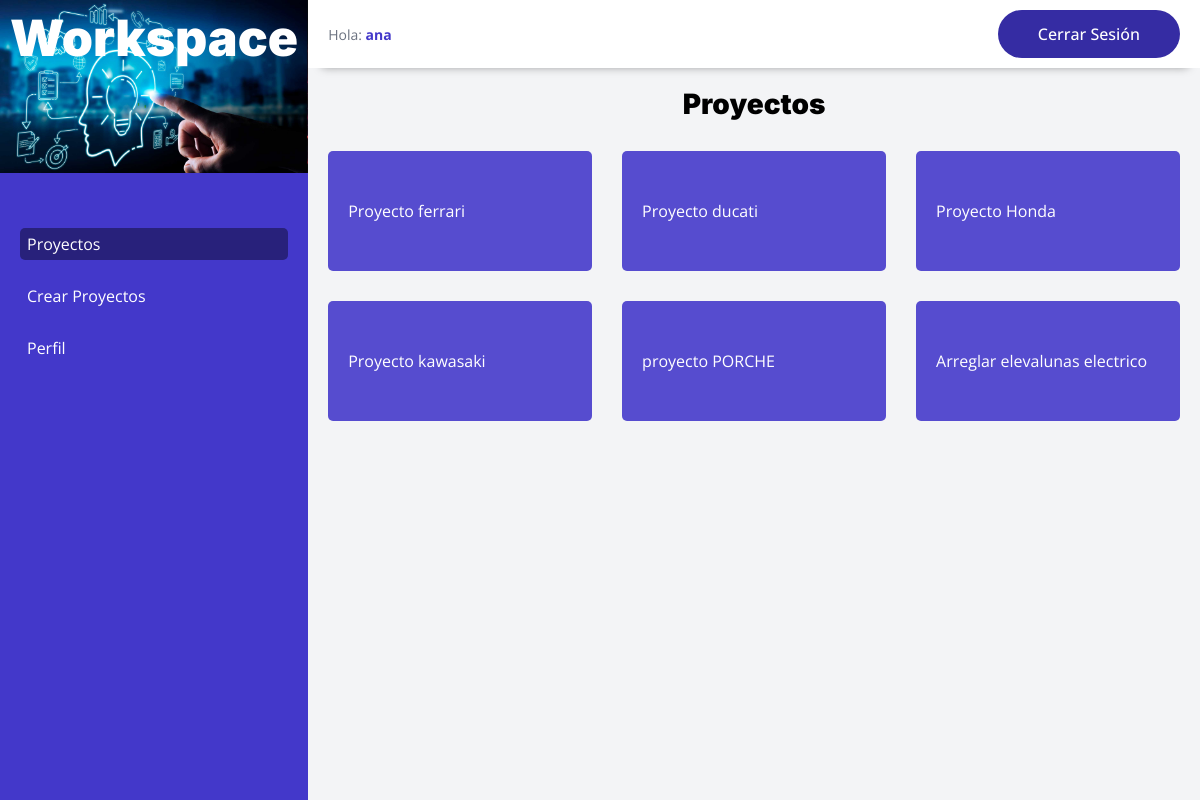
The app's page /dashboard (signed in) with its own data.
### tables this page shows
CREATE TABLE `proyectos` (
  `id` int NOT NULL AUTO_INCREMENT,
  `propietarioId` int DEFAULT NULL,
  `url` varchar(32) DEFAULT NULL,
  `proyecto` varchar(60) DEFAULT NULL,
  PRIMARY KEY (`id`),
  KEY `propietarioId` (`propietarioId`),
  CONSTRAINT `proyectos_ibfk_1` FOREIGN KEY (`propietarioId`) REFERENCES `usuarios` (`id`)
);

### controllers/DashboardController.php (called while the page is built, shortened)
<?php
class DashboardController{
    public static function index(Router $router){
        $id = $_SESSION['id'];
        $proyectos = Proyecto::belongsTo('propietarioID',$id);
        $router->render('dashboard/index',[
            'titulo' => 'Proyectos',
            'proyectos' => $proyectos
        ]);
    }
}

### public/index.php (called while the page is built, shortened)
<?php
$router = new Router();
$router->get('/',[LoginController::class,'login']);
$router->post('/',[LoginController::class,'login']);
$router->get('/logout',[LoginController::class,'logout']);
$router->get('/crear',[LoginController::class,'crear']);
$router->post('/crear',[LoginController::class,'crear']);
$router->get('/olvide',[LoginController::class,'olvide']);
$router->post('/olvide',[LoginController::class,'olvide']);
$router->get('/reestablecer',[LoginController::class,'reestablecer']);
$router->post('/reestablecer',[LoginController::class,'reestablecer']);
$router->get('/mensaje',[LoginController::class,'mensaje']);
$router->get('/confirmar',[LoginController::class,'confirmar']);
$router->get('/dashboard',[DashboardController::class,'index']);
$router->get('/crear-proyecto',[DashboardController::class,'crear_proyecto']);
$router->post('/crear-proyecto',[DashboardController::class,'crear_proyecto']);
$router->get('/proyecto',[DashboardController::class,'proyecto']);
$router->get('/perfil',[DashboardController::class,'perfil']);
$router->post('/perfil',[DashboardController::class,'perfil']);
$router->get('/cambiar-password',[DashboardController::class,'cambiar_password']);
$router->post('/cambiar-password',[DashboardController::class,'cambiar_password']);
$router->get('/api/tarea',[TareaController::class,'index']);
$router->post('/api/tarea',[TareaController::class,'crear']);
$router->post('/api/tarea/actualizar',[TareaController::class,'actualizar']);
$router->post('/api/tarea/eliminar',[TareaController::class,'eliminar']);
$router->comprobarRutas();

### models/ActiveRecord.php (called while the page is built, shortened)
<?php
class ActiveRecord {
    protected static $db;
    protected static $tabla = '';
    public static function setDB($database) {
        self::$db = $database;
    }
    public static function belongsTo($columna, $valor) {
        $query = "SELECT * FROM " . static::$tabla . " WHERE {$columna} = '{$valor}'";
        $resultado = self::consultarSQL($query);
        $objetos = [];
    if (!empty($resultado)) {
        foreach ($resultado as $registro) {
            $objeto = new static;
            $objeto->sincronizar($registro);
            $objetos[] = $objeto;
        }
    }
    return $objetos;
    }
    public static function consultarSQL($query) {
        $resultado = self::$db->query($query);
        $array = [];
        while($registro = $resultado->fetch_assoc()) {
            $array[] = static::crearObjeto($registro);
        }
        return $array;
    }
    protected static function crearObjeto($registro) {
        $objeto = new static;
        foreach($registro as $key => $value ) {
            if(property_exists( $objeto, $key  )) {
                $objeto->$key = $value;
            }
        }
        return $objeto;
    }
}

### views/dashboard/index.php (the view)
<?php include_once __DIR__ . '/header-dashboard.php' ?>
<?php if (count($proyectos) === 0) { ?>
   <p class="no-proyectos">No hay proyectos aun <a href="<?php echo BASE_URL. 'crear-proyecto';?>">Comienza creando uno</a></p>
<?php } else {  ?>
<ul class="listado-proyectos">
<?php foreach($proyectos as $proyecto){ ?>
    <li class="proyecto">
    <a href="<?php echo BASE_URL . 'proyecto?id=' . $proyecto->url; ?>">
            <?php echo $proyecto->proyecto ?>
        </a>
    </li>
    <?php }?>
</ul>
    <?php }?>
<?php include_once __DIR__ . '/footer-dashboard.php' ?>

### views/dashboard/header-dashboard.php
<div class="dashboard">
    <?php include_once __DIR__ . '/../templates/sidebar.php' ?>
    <div class="principal">
        <?php include_once __DIR__ . '/../templates/barra.php' ?>
        <div class="contenido">
            <h2 class="nombre-pagina"><?php echo $titulo;?></h2>

### views/templates/sidebar.php (shortened to what this page needs)
<aside class="sidebar">
<div class="contenedor-sidebar">
<h2>Workspace</h2>
</div>
<div class="sidebar-nav">
    <a class= "<?php echo ($titulo === 'Proyectos') ? 'activo' : ''; ?>" href="<?= BASE_URL.'dashboard' ?>">Proyectos</a>
    <a class= "<?php echo ($titulo === 'Crear Proyectos') ? 'activo' : ''; ?>" href="<?= BASE_URL.'crear-proyecto' ?>">Crear Proyectos</a>
    <a class= "<?php echo ($titulo === 'Perfil') ? 'activo' : ''; ?>" href="<?= BASE_URL.'perfil' ?>">Perfil</a>
</div>
</aside>

### views/templates/barra.php (shortened to what this page needs)
<div class="barra">
    <p>Hola:
        <span><?php echo $_SESSION['nombre']; ?></span>
    </p>
    <a  class='cerrar-sesion' href="<?= BASE_URL.'logout' ?>">Cerrar Sesión</a>
</div>

### views/dashboard/footer-dashboard.php (shortened to what this page needs)
</div>
</div>
</div>

### Router.php (shortened to what this page needs)
<?php
class Router
{
    public array $getRoutes = [];
    public array $postRoutes = [];
    public function get($url, $fn)
    {
        $this->getRoutes[$url] = $fn;
    }
    public function post($url, $fn)
    {
        $this->postRoutes[$url] = $fn;
    }
    public function comprobarRutas()
    {
        $currentUrl = $_SERVER['PATH_INFO'] ?? '/';
        $method = $_SERVER['REQUEST_METHOD'];
        if ($method === 'GET') {
            $fn = $this->getRoutes[$currentUrl] ?? null;
        } else {
            $fn = $this->postRoutes[$currentUrl] ?? null;
        }
        if ( $fn ) {
            call_user_func($fn, $this);
        } else {
            echo "Página No Encontrada o Ruta no válida";
        }
    }
    public function render($view, $datos = [])
    {
        include_once __DIR__ . "/views/$view.php";
        $contenido = ob_get_clean();
        include_once __DIR__ . '/views/layout.php';
    }
}

### views/layout.php (shortened to what this page needs)
<!DOCTYPE html>
<html lang="en">
<head>
    <link rel="stylesheet" href="build/css/app.css">
</head>
<body>
    <?php echo $contenido; ?>
</body>
</html>

### public/build/css/app.css (style rules this page uses)
html { line-height:1.15;-webkit-text-size-adjust:100% }
body { margin:0 }
a { background-color:rgba(0,0,0,0) }
*,*:before,*:after { box-sizing:inherit }
html { font-size:62.5%;box-sizing:border-box;height:100% }
body { font-family:"Open Sans",sans-serif;font-size:1.6rem;min-height:100% }
a { text-decoration:none }
h1,h2,h3 { font-family:"Inter",sans-serif;margin:0 0 2.5rem 0;font-weight:900 }
h2 { font-size:5rem }
p { font-size:2rem;color:#6b7280;line-height:1.8 }
body { margin:0;padding:0;background-color:#f3f4f6 }
.dashboard { background-color:#f3f4f6 }
@media (min-width: 481px) { .dashboard { display:flex;height:100vh } }
.dashboard .principal { flex:1;overflow:scroll }
.dashboard .contenido { padding:2rem }
.dashboard .contenido .nombre-pagina { font-size:2.8rem;text-align:center }
.sidebar { opacity:0;background-color:#4338ca;background-image:url("/build/tarea1.jpg");background-repeat:no-repeat;background-size:contain;background-position:top center;background-attachment:local;transition:opacity 500ms }
.sidebar .contenedor-sidebar { display:flex;justify-content:space-between;align-items:center }
.sidebar .contenedor-sidebar h2 { color:#fff;margin:0;text-align:center;padding:1rem }
.sidebar .sidebar-nav { margin-top:15rem }
.sidebar .sidebar-nav a { color:#fff;display:block;margin:2rem;padding:.7rem;transition:background-color 300ms }
.sidebar .sidebar-nav a:hover,.sidebar .sidebar-nav a.activo { background-color:rgb(39.619047619,32.8095238095,123.1904761905);border-radius:.5rem }
@media (min-width: 481px) { .sidebar { opacity:1 } }
.barra { display:none }
@media (min-width: 481px) { .barra { display:flex;justify-content:space-between;align-items:center;background-color:#fff;padding:1rem 2rem;box-shadow:1px 12px 9px -13px rgba(0,0,0,.4) } }
.barra p { margin:0;font-size:1.4rem }
.barra span { font-weight:700;color:#4338ca }
.barra .cerrar-sesion { background-color:rgb(52.5714285714,43.5357142857,163.4642857143);padding:1.5rem 4rem;color:#fff;font-size:1.6rem;display:inline-block;font-weight:500;border-radius:25px;transition-property:background-color;transition-duration:.3s;text-align:center;display:block;width:100% }
@media (min-width: 481px) { .barra .cerrar-sesion { width:auto } }
.listado-proyectos { list-style:none;padding:0;margin-top:3rem;display:grid;gap:2rem;grid-template-columns:repeat(1, 1fr) }
@media (min-width: 481px) { .listado-proyectos { display:grid;gap:2rem;grid-template-columns:repeat(2, 1fr) } }
@media (min-width: 1024px) { .listado-proyectos { display:grid;gap:3rem;grid-template-columns:repeat(3, 1fr) } }
.listado-proyectos .proyecto { background-color:rgb(86.0238095238,76.1369047619,207.3630952381);min-height:12rem;display:flex;align-items:center;padding:2rem;line-height:2;border-radius:.5rem }
.listado-proyectos .proyecto a { color:#fff }

### records on screen
proyectos: proyecto "Proyecto ferrari"
proyectos: proyecto "Proyecto ducati"
proyectos: proyecto "Proyecto Honda"
proyectos: proyecto "Proyecto kawasaki"
proyectos: proyecto "proyecto PORCHE"
proyectos: proyecto "Arreglar elevalunas electrico"

### other values on screen
$_SESSION['nombre'] "ana"
$titulo "Proyectos"
